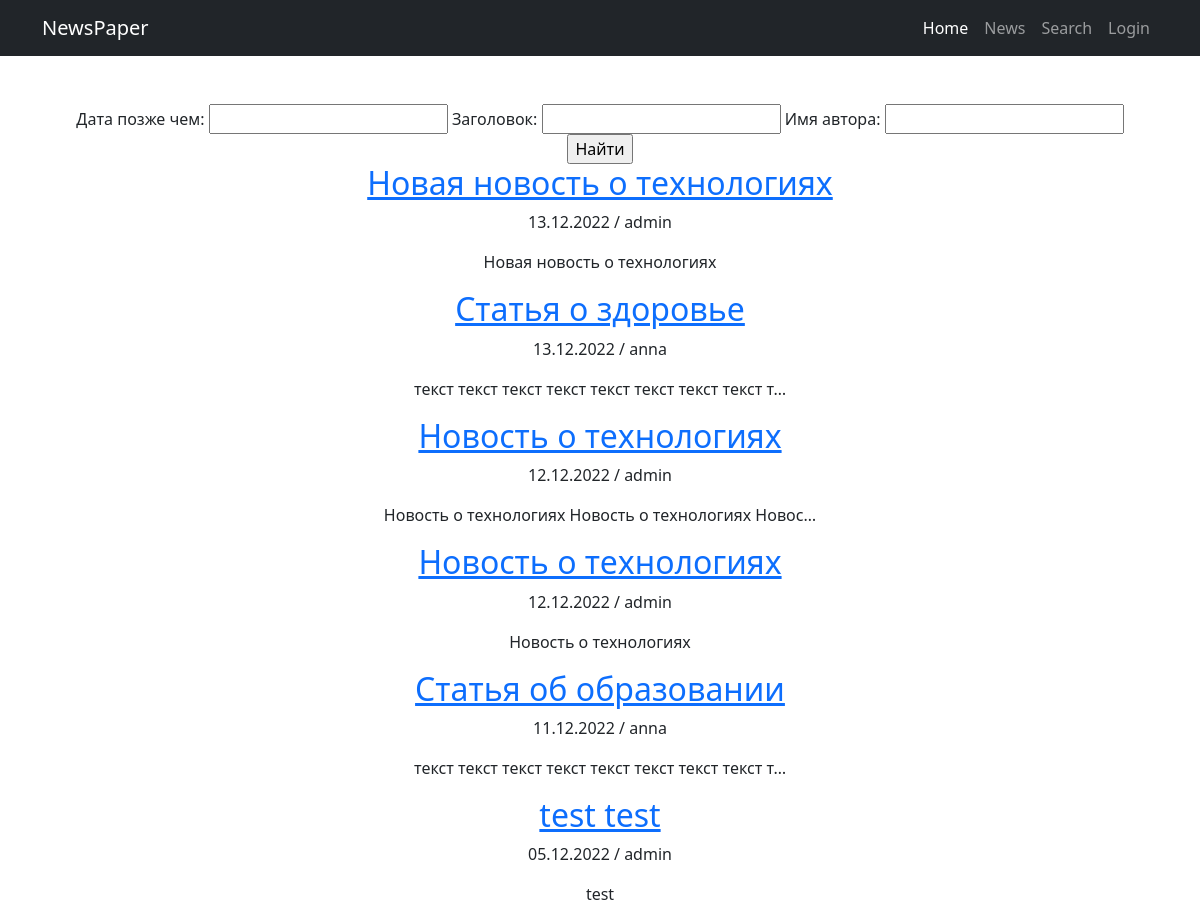
Page /news/search/ on the earlier database version.
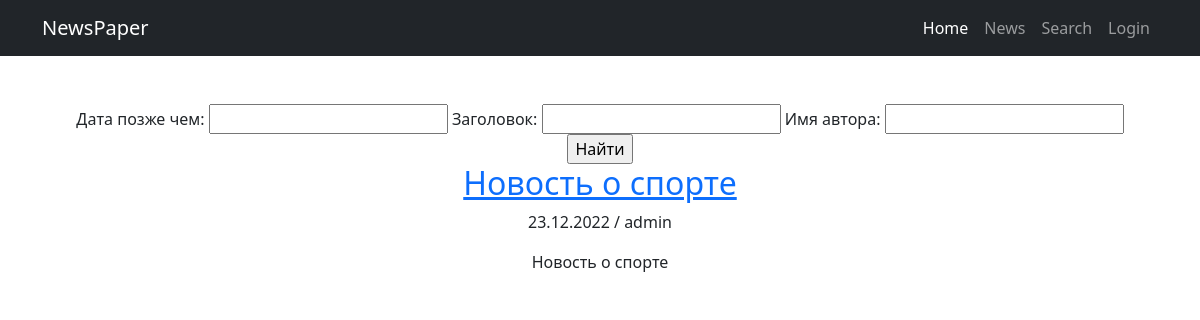
Same page on the later database version.
### news/models.py (models this page shows, shortened)
class Post(models.Model):
    TYPES = (
        ('arti', 'статья'),
        ('news', 'новость')
    )
    author = models.ForeignKey(Author, on_delete=models.SET('автор неизвестен'), verbose_name='автор')
    type_of_post = models.CharField(max_length=4, choices=TYPES, default='news', verbose_name='тип поста')
    created_at = models.DateTimeField(auto_now_add=True)
    categories = models.ManyToManyField(Category, through='PostCategory', verbose_name='категории')
    title = models.CharField(max_length=255, verbose_name='заголовок')
    text = models.TextField(verbose_name='текст')
    rating = models.IntegerField(default=0, verbose_name='рейтинг')

class Author(models.Model):
    user = models.OneToOneField(User, on_delete=models.CASCADE)
    rating = models.IntegerField(default=0, verbose_name='рейтинг')

### news/views.py (the view)
# urls.py: path('search/', SearchPostListView.as_view(), name='search'),
class SearchPostListView(ListView):
    model = Post
    template_name = 'news/search_posts.html'
    context_object_name = 'posts'
    ordering = '-created_at'
    def get_context_data(self, **kwargs):
        context = super().get_context_data(**kwargs)
        context['filter'] = PostFilter(self.request.GET, queryset=self.get_queryset())
        return context

### news/templatetags/custom_filters.py (called while the page is built)
@register.filter(name='censor')
def censor(value):
    profanity = ['банан', 'апельсин']
    for word in profanity:
        if word in value:
            value = value.replace(word, '**')
    return value

### news/templates/news/search_posts.html (shortened to what this page needs)
{% extends 'news/default.html' %}
{% load custom_filters %}
{% block content %}
    <form method="GET">
        {{ filter.form }}
        <input type="submit" value="Найти">
    </form>
    {% if posts %}
        {% for post in filter.qs %}
            <div>
                <h2><a href="{% url 'news:detail' post.id %}">{{ post.title|censor }}</a></h2>
                <p>{{ post.created_at|date:"d.m.Y" }} / {{ post.author.user.username }}</p>
                <p>{{ post.text|censor|truncatechars:50 }}</p>
            </div>
        {% endfor %}
    {% else %}
        <h2>Список статей и новостей пуст =(</h2>
    {% endif %}
{% endblock content %}

### news/templates/news/default.html (shortened to what this page needs)
<!DOCTYPE html>
{% load static %}
{% load cache %}
<html lang="en">
    <head>
          <link href="{% static 'startbootstrap-bare-gh-pages/css/styles.css' %}" rel="stylesheet">
    </head>
    <body>
        <nav class="navbar navbar-expand-lg navbar-dark bg-dark">
            <div class="container">
                <a class="navbar-brand" href="#">NewsPaper</a>
                <div class="collapse navbar-collapse" id="navbarSupportedContent">
                    <ul class="navbar-nav ms-auto mb-2 mb-lg-0">
                        {% cache 300 nav %}
                        <li class="nav-item"><a class="nav-link active" aria-current="page" href="#">Home</a></li>
                        <li class="nav-item"><a class="nav-link" href="{% url 'news:all_news' %}">News</a></li>
                        <li class="nav-item"><a class="nav-link" href="{% url 'news:search' %}">Search</a></li>
                        {% endcache %}
                        {% if user.is_authenticated %}
                            {% if is_not_author %}
                                <button> <a href="{% url 'app_accounts:become_author' %}">Стать автором</a> </button>
                            {% endif %}
                            <li class="nav-item"><a class="nav-link" href="/accounts/logout/">Logout</a></li>
                        {% else %}
                            <li class="nav-item"><a class="nav-link" href="/accounts/login/">Login</a></li>
                        {% endif %}
                    </ul>
                </div>
            </div>
        </nav>
        <div class="container">
            <div class="text-center mt-5">
                {% block content %}
                {% endblock content %}
            </div>
        </div>
    </body>
</html>

Differences in the rows shown:
removed Post: title|censor "Новая новость о технологиях", created_at "13.12.2022", author.user.username "admin", text|censor "Новая новость о технологиях"
removed Post: title|censor "Статья о здоровье", created_at "13.12.2022", author.user.username "anna", text|censor "текст текст текст текст текст текст текст текст т…"
removed Post: title|censor "Новость о технологиях", created_at "12.12.2022", author.user.username "admin", text|censor "Новость о технологиях Новость о технологиях Новос…"
removed Post: title|censor "Новость о технологиях", created_at "12.12.2022", author.user.username "admin", text|censor "Новость о технологиях"
removed Post: title|censor "Статья об образовании", created_at "11.12.2022", author.user.username "anna", text|censor "текст текст текст текст текст текст текст текст т…"
removed Post: title|censor "test test", created_at "05.12.2022", author.user.username "admin", text|censor "test"
added Post: title|censor "Новость о спорте", created_at "23.12.2022", author.user.username "admin", text|censor "Новость о спорте"
